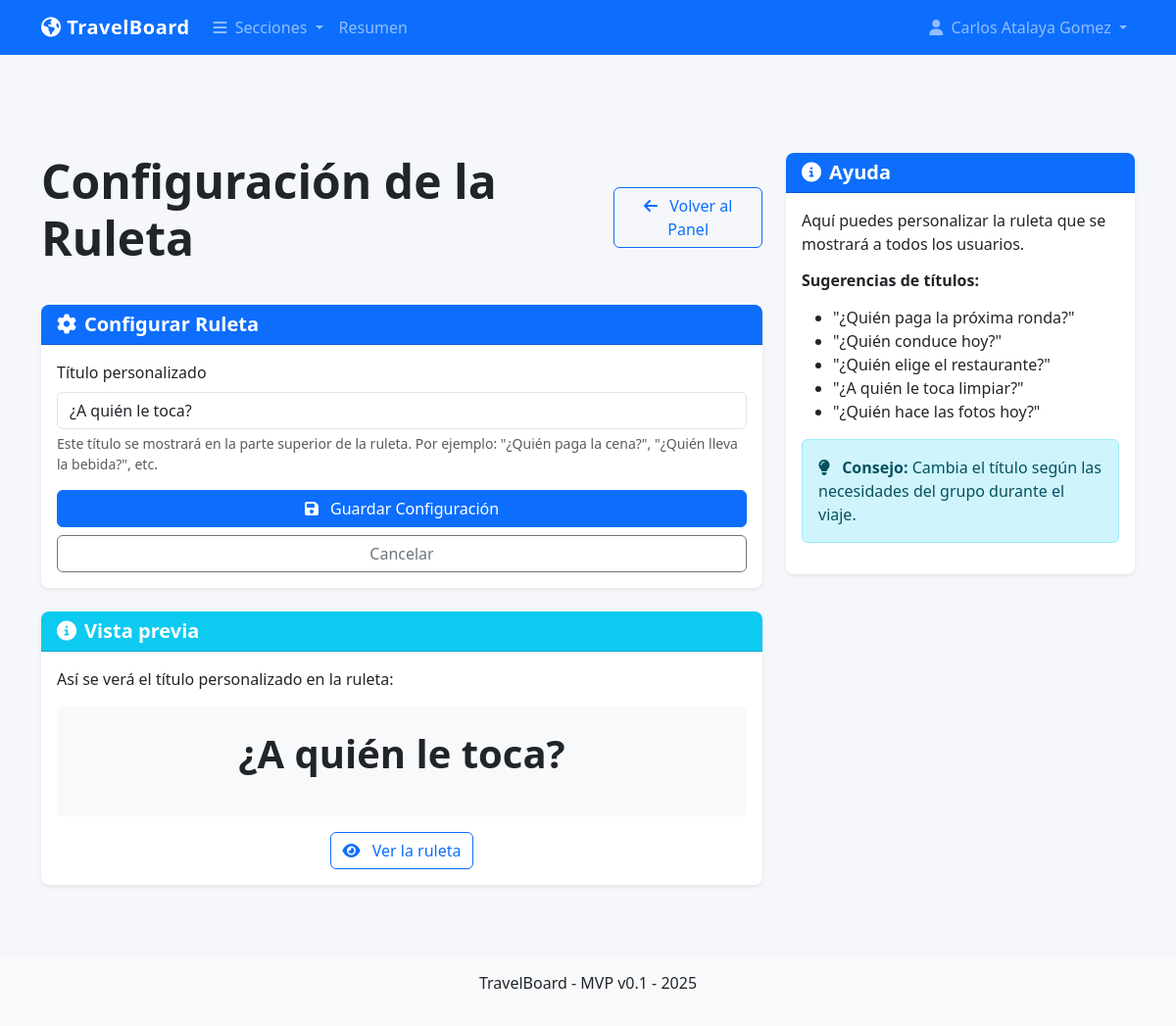
The page /admin/wheel/settings (signed in) on the database its author committed.
### models.py (models this page shows, shortened)
class User(UserMixin, db.Model):
    id = db.Column(db.Integer, primary_key=True)
    username = db.Column(db.String(80), unique=True, nullable=False)
    password_hash = db.Column(db.String(200), nullable=False)
    name = db.Column(db.String(100), nullable=False)
    phone = db.Column(db.String(20), nullable=True)
    is_admin = db.Column(db.Boolean, default=False)
    is_active_member = db.Column(db.Boolean, default=True)  # Campo para activación

class AppConfig(db.Model):
    id = db.Column(db.Integer, primary_key=True)
    key = db.Column(db.String(100), unique=True, nullable=False)
    value = db.Column(db.String(255), nullable=False)
    description = db.Column(db.String(255), nullable=True)
    @classmethod
    def get_value(cls, key, default=None):
        config = cls.query.filter_by(key=key).first()
        return config.value if config else default

### wheel.py (the view, shortened to what this page needs)
@wheel.route('/admin/wheel/settings', methods=['GET', 'POST'])
@login_required
@admin_required
def admin_settings():
    current_title = AppConfig.get_value('wheel_title', '¿A quién le toca?')
    return render_template('wheel/admin_settings.html', current_title=current_title)

### app.py (called while the page is built)
@app.context_processor
def utility_processor():
    return {
        'timedelta': timedelta
    }

@app.template_filter('now')
def get_now():
    return datetime.now()

@login_manager.user_loader
def load_user(user_id):
    return User.query.get(int(user_id))

@app.before_request
def check_initial_setup():
    public_endpoints = ['static', 'setup', 'auth.login', 'auth.logout']
    if request.endpoint in public_endpoints:
        return None
    user_count = User.query.count()
    if user_count == 0 and request.endpoint != 'setup':
        return redirect(url_for('setup'))
    if not current_user.is_authenticated and request.endpoint not in public_endpoints:
        return redirect(url_for('auth.login'))

### auth.py (called while the page is built)
def admin_required(f):
    @wraps(f)
    def decorated_function(*args, **kwargs):
        if not current_user.is_authenticated or not current_user.is_admin:
            flash('Se requieren permisos de administrador para acceder a esta página', 'danger')
            return redirect(url_for('auth.login'))
        return f(*args, **kwargs)
    return decorated_function

### templates/wheel/admin_settings.html (shortened to what this page needs)
{% extends "base.html" %}
{% block content %}
<div class="d-flex justify-content-between align-items-center mb-4">
    <h1 class="display-5">Configuración de la Ruleta</h1>
    <a href="{{ url_for('auth.admin_panel') }}" class="btn btn-outline-primary">
        <i class="fas fa-arrow-left me-2"></i> Volver al Panel
    </a>
</div>
<div class="card">
    <div class="card-header bg-primary text-white">
        <h5 class="mb-0"><i class="fas fa-cog me-2"></i>Configurar Ruleta</h5>
    </div>
    <div class="card-body">
        <form method="POST">
            <div class="mb-3">
                <label for="wheel_title" class="form-label">Título personalizado</label>
                <input type="text" class="form-control" id="wheel_title" name="wheel_title"
                       value="{{ current_title }}" required>
                <div class="form-text">Este título se mostrará en la parte superior de la ruleta.
                Por ejemplo: "¿Quién paga la cena?", "¿Quién lleva la bebida?", etc.</div>
            </div>
            <div class="d-grid gap-2">
                <button type="submit" class="btn btn-primary">
                    <i class="fas fa-save me-2"></i> Guardar Configuración
                </button>
                <a href="{{ url_for('auth.admin_panel') }}" class="btn btn-outline-secondary">Cancelar</a>
            </div>
        </form>
    </div>
</div>
<div class="card mt-4">
    <div class="card-header bg-info text-white">
        <h5 class="mb-0"><i class="fas fa-info-circle me-2"></i>Vista previa</h5>
    </div>
    <div class="card-body">
        <p>Así se verá el título personalizado en la ruleta:</p>
        <div class="p-4 bg-light rounded text-center">
            <h2 class="display-6">{{ current_title }}</h2>
        </div>
        <div class="mt-3 text-center">
            <a href="{{ url_for('wheel.index') }}" class="btn btn-outline-primary" target="_blank">
                <i class="fas fa-eye me-2"></i> Ver la ruleta
            </a>
        </div>
    </div>
</div>
{% endblock %}
{% block sidebar %}
<div class="card">
    <div class="card-header bg-primary text-white">
        <h5 class="mb-0"><i class="fas fa-info-circle me-2"></i>Ayuda</h5>
    </div>
    <div class="card-body">
        <p>Aquí puedes personalizar la ruleta que se mostrará a todos los usuarios.</p>
        <h6 class="mt-3">Sugerencias de títulos:</h6>
        <ul>
            <li>"¿Quién paga la próxima ronda?"</li>
            <li>"¿Quién conduce hoy?"</li>
            <li>"¿Quién elige el restaurante?"</li>
            <li>"¿A quién le toca limpiar?"</li>
            <li>"¿Quién hace las fotos hoy?"</li>
        </ul>
        <div class="alert alert-info mt-3">
            <i class="fas fa-lightbulb me-2"></i>
            <strong>Consejo:</strong> Cambia el título según las necesidades del grupo durante el viaje.
        </div>
    </div>
</div>
{% endblock %}

### templates/base.html (shortened to what this page needs)
<!DOCTYPE html>
<html lang="es">
<head>
    <link href="https://cdn.jsdelivr.net/npm/bootstrap@5.3.0/dist/css/bootstrap.min.css" rel="stylesheet">
    <link rel="stylesheet" href="https://cdnjs.cloudflare.com/ajax/libs/font-awesome/6.4.0/css/all.min.css">
    <link rel="stylesheet" href="{{ url_for('static', filename='css/main.css') }}">
    <link rel="stylesheet" href="{{ url_for('static', filename='css/responsive.css') }}">
    <link rel="stylesheet" href="{{ url_for('static', filename='css/mvp_daily.css') }}">
</head>
<body>
    <header class="fixed-top">
        <nav class="navbar navbar-expand-lg navbar-dark bg-primary">
            <div class="container">
                <a class="navbar-brand" href="/">
                    <i class="fas fa-globe-americas"></i> TravelBoard
                </a>
                <div class="collapse navbar-collapse" id="mainNav">
                    <ul class="navbar-nav me-auto">
                        <li class="nav-item dropdown">
                            <a class="nav-link dropdown-toggle" href="#" id="sectionDropdown" role="button" data-bs-toggle="dropdown" aria-expanded="false">
                                <i class="fas fa-bars me-1"></i> Secciones
                            </a>
                        </li>
                        <li class="nav-item">
                            <a class="nav-link" href="/#overview">Resumen</a>
                        </li>
                    </ul>
                    <ul class="navbar-nav">
                        {% if current_user.is_authenticated %}
                            <li class="nav-item dropdown">
                                <a class="nav-link dropdown-toggle" href="#" id="userDropdown" role="button" data-bs-toggle="dropdown" aria-expanded="false">
                                    <i class="fas fa-user me-1"></i> {{ current_user.name }}
                                </a>
                            </li>
                        {% else %}
                            <li class="nav-item">
                                <a class="nav-link" href="{{ url_for('auth.login') }}">
                                    <i class="fas fa-sign-in-alt me-1"></i> Iniciar sesión
                                </a>
                            </li>
                        {% endif %}
                    </ul>
                </div>
            </div>
        </nav>
    </header>
    <main class="container mt-5 pt-5">
        <div class="row">
            <div class="col-lg-8 mb-4">
                {% block content %}{% endblock %}
            </div>
            <div class="col-lg-4">
                {% block sidebar %}{% endblock %}
            </div>
        </div>
    </main>
    <footer class="mt-5 py-3 bg-light">
        <div class="container text-center">
            <p>TravelBoard - MVP v0.1 - {% if current_date %}{{ current_date.strftime('%Y') }}{% else %}{{ now().year }}{% endif %}</p>
        </div>
    </footer>
</body>
</html>

### static/css/main.css (style rules this page uses)
:root { --primary-color: #0d6efd; --secondary-color: #6c757d; --accent-color: #fd7e14; --success-color: #198754; --info-color: #0dcaf0; --warning-color: #ffc107; --danger-color: #dc3545; --light-color: #f8f9fa; --dark-color: #212529; }
body { font-family: 'Segoe UI', Tahoma, Geneva, Verdana, sans-serif; background-color: #f5f7fa; color: var(--dark-color); padding-top: 60px; }
a { color: var(--primary-color); text-decoration: none; transition: color 0.2s ease-in-out; }
.navbar-brand { font-weight: 700; letter-spacing: 0.5px; }
.card { border: none; border-radius: 0.5rem; box-shadow: 0 0.125rem 0.25rem rgba(0, 0, 0, 0.075); transition: transform 0.2s ease-in-out, box-shadow 0.2s ease-in-out; }
.card-header { border-radius: 0.5rem 0.5rem 0 0 !important; font-weight: 600; }
h1, h2, h3, h4, h5, h6 { font-weight: 600; margin-bottom: 1rem; }
.display-5, .display-6 { font-weight: 600; }
html { scroll-behavior: smooth; scroll-padding-top: 70px; }

### static/css/responsive.css (style rules this page uses)
@media (prefers-reduced-motion: no-preference) { .nav-item { transition: all 0.2s ease; } }

### rows shown on the page
User: name "Carlos Atalaya Gomez"
AppConfig: wheel_title "¿A quién le toca?", value "¿A quién le toca?"
